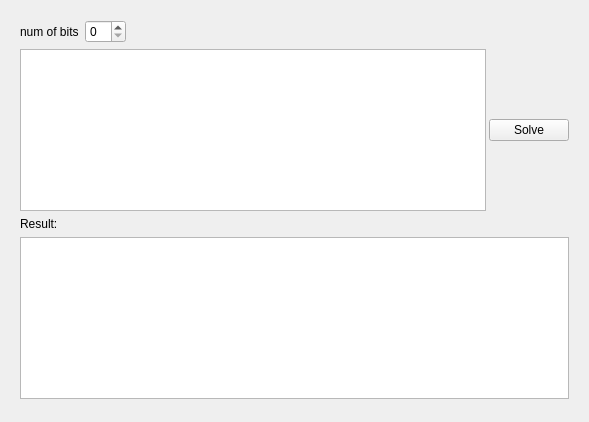
<?xml version="1.0" encoding="UTF-8"?>
<ui version="4.0">
 <class>MainWindow</class>
 <widget class="QMainWindow" name="MainWindow">
  <property name="geometry">
   <rect>
    <x>0</x>
    <y>0</y>
    <width>589</width>
    <height>422</height>
   </rect>
  </property>
  <property name="windowTitle">
   <string>MainWindow</string>
  </property>
  <widget class="QWidget" name="centralWidget">
   <widget class="QWidget" name="verticalLayoutWidget">
    <property name="geometry">
     <rect>
      <x>9</x>
      <y>9</y>
      <width>571</width>
      <height>401</height>
     </rect>
    </property>
    <layout class="QVBoxLayout" name="verticalLayout">
     <item>
      <layout class="QHBoxLayout" name="horizontalLayout_2">
       <item>
        <widget class="QLabel" name="label_2">
         <property name="text">
          <string>num of bits</string>
         </property>
        </widget>
       </item>
       <item>
        <widget class="QSpinBox" name="numOfBits"/>
       </item>
       <item>
        <spacer name="horizontalSpacer">
         <property name="orientation">
          <enum>Qt::Horizontal</enum>
         </property>
         <property name="sizeHint" stdset="0">
          <size>
           <width>40</width>
           <height>20</height>
          </size>
         </property>
        </spacer>
       </item>
      </layout>
     </item>
     <item>
      <layout class="QHBoxLayout" name="horizontalLayout">
       <property name="spacing">
        <number>3</number>
       </property>
       <item>
        <widget class="QPlainTextEdit" name="inputTextEdit">
         <property name="maximumSize">
          <size>
           <width>16777215</width>
           <height>400</height>
          </size>
         </property>
        </widget>
       </item>
       <item>
        <widget class="QPushButton" name="solverBtn">
         <property name="text">
          <string>Solve</string>
         </property>
        </widget>
       </item>
      </layout>
     </item>
     <item>
      <widget class="QLabel" name="label">
       <property name="text">
        <string>Result:</string>
       </property>
      </widget>
     </item>
     <item>
      <widget class="QTextEdit" name="outputResult"/>
     </item>
    </layout>
   </widget>
  </widget>
 </widget>
 <layoutdefault spacing="6" margin="11"/>
 <resources/>
 <connections/>
</ui>
